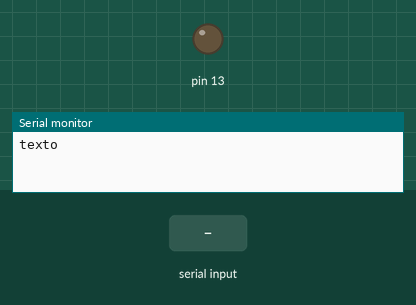
A sketch run on a simulated Arduino Uno, built with avr-gcc and run on an emulated ATmega328P. On the bench: output pins drawn as LEDs (lit = HIGH), the last lines printed to the serial monitor. Inputs (shaded band) come from the test bench.

Above: at 2.0 s.
2.1 s: "H" received over Serial
At 3.4 s:
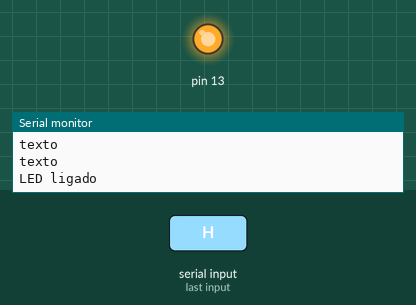
4.5 s: "L" received over Serial
At 6.1 s:
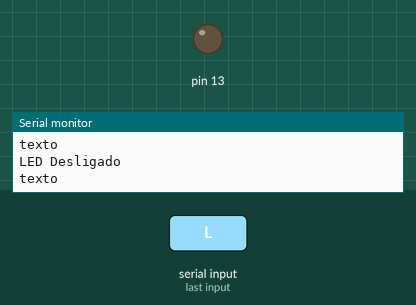
Timing chart, 0 to 7.6 s (numbered marks = the images above; inputs shaded):
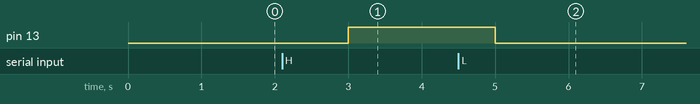

Measured:
- after the input at 2.1 s, pin 13: LOW → HIGH after 0.90 s
- after the input at 4.5 s, pin 13: HIGH → LOW after 0.50 s

The sketch:

Serial-Leitura.ino
```cpp
 /*
   Aula Curso Arduino Básico ao Avançado e prototipagem
   Instrutor Otávio Jesus França Oliveira
   Sorocaba - SP
   otaviojf_oliveira@outlook.com
 */

int Status;
void setup()
{
  pinMode(13,OUTPUT);
  Serial.begin(9600); // seta a velocidade de transmissao de dados pela porta serial
}

void loop()
{
  delay(1000);
  Serial.println("texto");
  if (Serial.available() > 0)  // verifica se existem dados no bufer serial
  {
    Status = Serial.read(); // le os dados recebidos na porta serial
if (Status == 'H')          // avalia se o caracter digitado é igual a letra H
    {
      digitalWrite(13, HIGH);
      Serial.println("LED ligado"); // mostra no monitor serial a frase LED ligado
}

    if (Status == 'L')    // verifica se o caracter digitado é igual a letra L
    {
      digitalWrite(13, LOW);
      Serial.println("LED Desligado");
    }
  }
}
```
